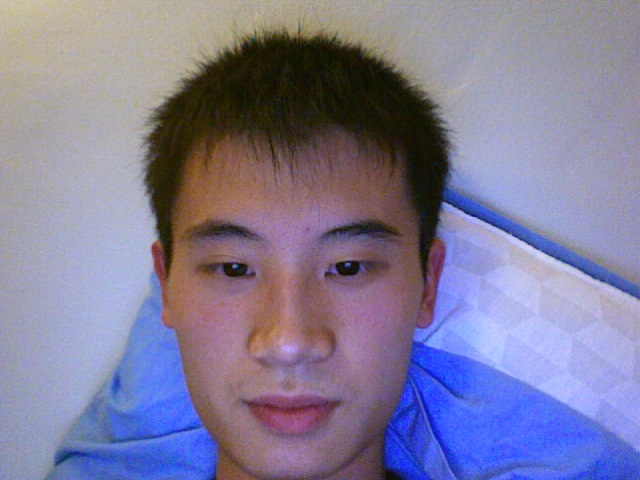
%> input picture Photo 1.jpg, 640 x 480 px
$ octave --eval "result = findeyebrowends(imread('Photo 1.jpg'));"   (GNU Octave 9; MATLAB toolbox functions it lacks are replaced by stand-ins)
%> lines starting %> are read from the running program, lines starting %| are printed output that depends on the picture
function imout = findeyebrowends(im)
% im should be cropped to the face.
im = im2double(im);
blurfilter = fspecial('gaussian',[10 10],5);
im = imfilter(im,blurfilter,'symmetric','same','conv');
%im = im(size(im,1)/4:2*size(im,1)/4,size(im,2)/8:7*size(im,2)/8);
im = im(size(im,1)/4:2*size(im,1)/4,:);
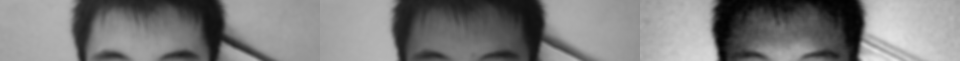
%> im: size 121x1920 double (shown at 1/2 size); min 0.00709, max 0.902, mean 0.488
imedge = edge(im,'log',0.001);
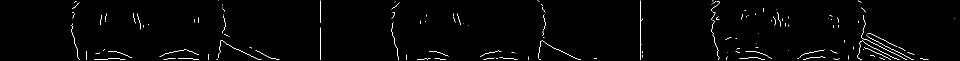
%> imedge: size 121x1920 logical (shown at 1/2 size); 1.2% white in thin lines or dots
imout = imedge;

$ run again, on Photo 22.jpg
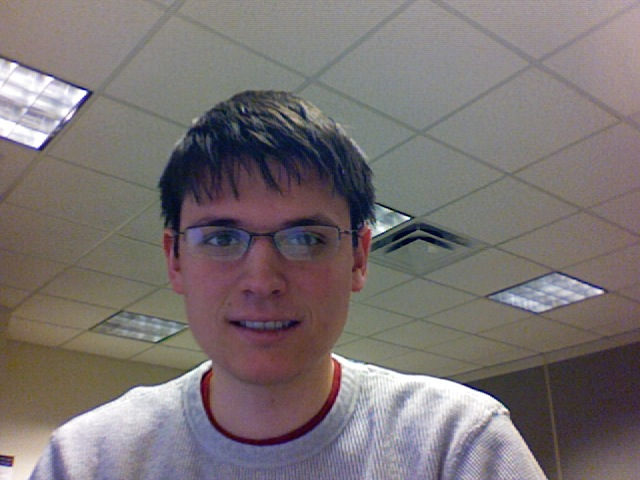
%> input picture Photo 22.jpg, 640 x 480 px
%> in findeyebrowends, `im = im(size(im,1)/4:2*size(im,1)/4,:);`:
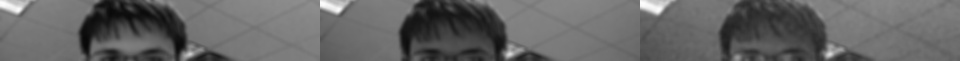
%> im: size 121x1920 double (shown at 1/2 size); min 0.0328, max 0.993, mean 0.396
%> in findeyebrowends, `imedge = edge(im,'log',0.001);`:
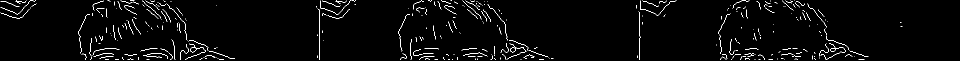
%> imedge: size 121x1920 logical (shown at 1/2 size); 2.1% white in thin lines or dots

$ run again, on Photo 31.jpg
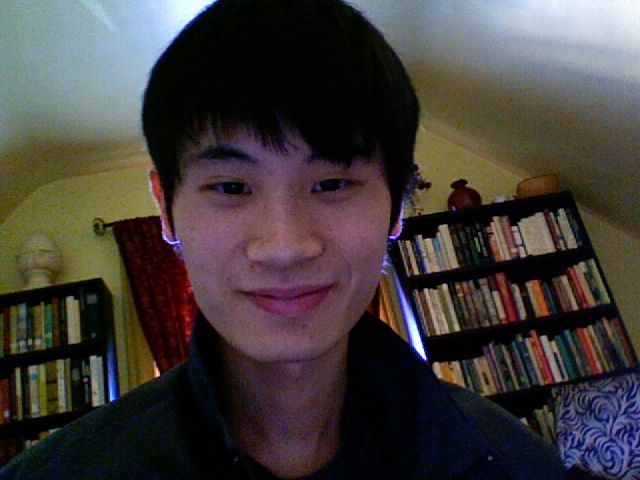
%> input picture Photo 31.jpg, 640 x 480 px
%> in findeyebrowends, `im = im(size(im,1)/4:2*size(im,1)/4,:);`:
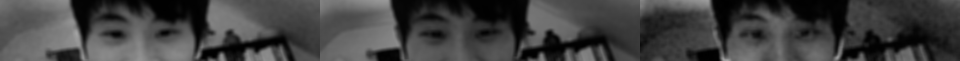
%> im: size 121x1920 double (shown at 1/2 size); min 0.00116, max 0.64, mean 0.254
%> in findeyebrowends, `imedge = edge(im,'log',0.001);`:
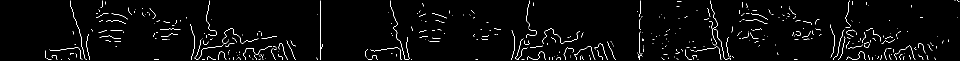
%> imedge: size 121x1920 logical (shown at 1/2 size); 2.3% white in thin lines or dots
